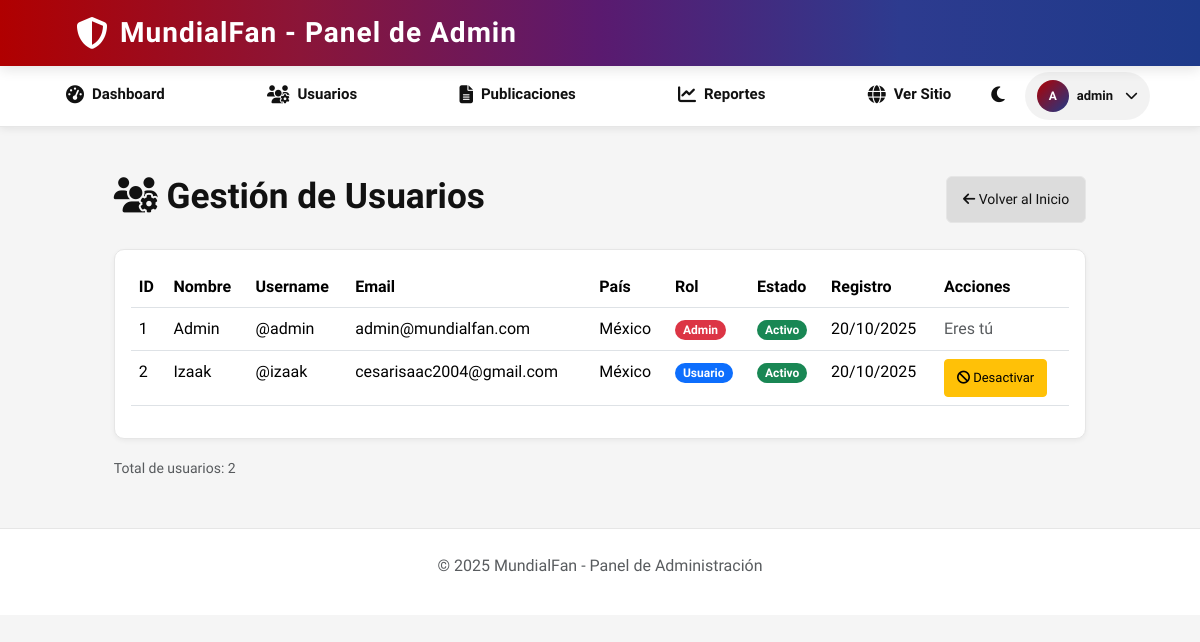
Page /admin/usuarios (signed in) on the committed database.
### tables this page shows
CREATE TABLE users (
    idUsuario INT PRIMARY KEY AUTO_INCREMENT,
    Nombre VARCHAR(100) NOT NULL,
    email VARCHAR(100) UNIQUE NOT NULL,
    username VARCHAR(50) UNIQUE NOT NULL,
    contrasena VARCHAR(255) NOT NULL,
    rol ENUM('usuario', 'admin') DEFAULT 'usuario',
    fechaNacimiento DATE,
    genero VARCHAR(20),
    ciudad VARCHAR(100),
    pais VARCHAR(100),
    fotoPerfil VARCHAR(255),
    biografia TEXT,
    estado ENUM('activo', 'inactivo', 'suspendido') DEFAULT 'activo',
    fechaRegistro TIMESTAMP DEFAULT CURRENT_TIMESTAMP,
    ultimaActividad TIMESTAMP DEFAULT CURRENT_TIMESTAMP ON UPDATE CURRENT_TIMESTAMP
);

### Core/functions.php (called while the page is built, shortened)
<?php
function base_path($path): string
{
    return BASE_PATH . $path;
}
function view($path, $attributes = [])
{
    extract($attributes);
    require base_path('front/') . $path;
}

### Controles/Api/AdminController.php (called while the page is built, shortened)
<?php
class AdminController
{
    protected $userModel;
    public function __construct()
    {
        $this->userModel = new User();
    }
    public function users()
    {
        $usuarios = $this->userModel->all(100);
        return view('admin/usuarios.php', ['usuarios' => $usuarios]);
    }
}

### public/index.php (called while the page is built, shortened)
<?php
require BASE_PATH.'Core/functions.php';
spl_autoload_register(function ($class) {
    $class = str_replace('\\', DIRECTORY_SEPARATOR, $class);
});
require base_path('bootstrap.php');
$router = new \Core\Router();
$uri = parse_url($_SERVER['REQUEST_URI'])['path'];
$method = $_POST['_method'] ?? $_SERVER['REQUEST_METHOD'];
$router->route($uri, $method);

### Core/Database.php (called while the page is built, shortened)
<?php
class Database
{
    public $connection;
    public $statement;
    public function __construct($config, $username = 'root', $password = '')
    {
        $dsn = 'mysql:' . http_build_query($config, '', ';');
        $this->connection = new PDO($dsn, $username, $password, [
            PDO::ATTR_DEFAULT_FETCH_MODE => PDO::FETCH_ASSOC
        ]);
    }
 public function query($query, $params = [])
    {
        $this->statement = $this->connection->prepare($query);
        if (!empty($params)) {
            $i = 1;
            foreach ($params as $value) {
                $type = PDO::PARAM_STR;
                if (is_int($value)) {
                    $type = PDO::PARAM_INT;
                }
                $this->statement->bindValue($i, $value, $type);
                $i++;
            }
        }
        $this->statement->execute();
        return $this;
    }
    public function get()
    {
        return $this->statement->fetchAll();
    }
}

### Controles/Models/User.php (called while the page is built, shortened)
<?php
class User
{
    protected $db;
    public function __construct()
    {
        $this->db = App::resolve('Core\Database');
    }
    public function all($limit = 10, $offset = 0)
    {
        $limit = (int) $limit;
        $offset = (int) $offset;
        return $this->db->query(
            'SELECT * FROM users ORDER BY fechaRegistro DESC LIMIT ? OFFSET ?',
            [$limit, $offset]
        )->get();
    }
}

### Core/App.php (called while the page is built, shortened)
<?php
class App
{
    protected static $container;
    public static function setContainer($container)
    {
        static::$container = $container;
    }
    public static function container()
    {
        return static::$container;
    }
    public static function resolve($key)
    {
        return static::container()->resolve($key);
    }
}

### Core/Container.php (called while the page is built, shortened)
<?php
class Container
{
    protected $bindings = [];
    public function bind($key, $resolver)
    {
        $this->bindings[$key] = $resolver;
    }
    public function resolve($key)
    {
        $resolver = $this->bindings[$key];
        return call_user_func($resolver);
    }
}

### config.php (called while the page is built)
<?php
$url = getenv('MYSQL_URL') ?: getenv('DATABASE_URL');
if ($url === false) {
    return [
        'database' => [
            'host' => 'localhost',
            'port' => 3306,
            'user' => 'root',
            'password' => 'root',
            'dbname' => 'railway',
            'charset' => 'utf8mb4'
        ]
    ];
}
$parts = parse_url($url);
return [
    'database' => [
        'host' => $parts['host'],
        'port' => $parts['port'] ?? 3306,
        'user' => $parts['user'],
        'password' => $parts['pass'],
        'dbname' => ltrim($parts['path'], '/'),
        'charset' => 'utf8mb4'
    ]
];

### bootstrap.php (called while the page is built, shortened)
<?php
$container = new Container();
$container->bind('Core\Database', function () {
    $config = require base_path('config.php');
    return new Database($config['database'],$config['database']['user'],$config['database']['password']);
});

### front/admin/usuarios.php (the view, shortened to what this page needs)
<?php require 'partials/header.php'; ?>
<div class="contenedor mt-5">
    <div class="d-flex justify-content-between align-items-center mb-4">
        <h2><i class="fas fa-users-cog"></i> Gestión de Usuarios</h2>
        <a href="/" class="btn btn-secondary">
            <i class="fas fa-arrow-left"></i> Volver al Inicio
        </a>
    </div>
    <div class="card">
        <div class="card-body">
            <div class="table-responsive">
                <table class="table table-hover">
                    <thead>
                        <tr>
                            <th>ID</th>
                            <th>Nombre</th>
                            <th>Username</th>
                            <th>Email</th>
                            <th>País</th>
                            <th>Rol</th>
                            <th>Estado</th>
                            <th>Registro</th>
                            <th>Acciones</th>
                        </tr>
                    </thead>
                    <tbody>
                        <?php foreach ($usuarios as $usuario): ?>
                        <tr>
                            <td><?php echo $usuario['idUsuario']; ?></td>
                            <td><?php echo htmlspecialchars($usuario['Nombre']); ?></td>
                            <td>@<?php echo htmlspecialchars($usuario['username']); ?></td>
                            <td><?php echo htmlspecialchars($usuario['email']); ?></td>
                            <td><?php echo htmlspecialchars($usuario['pais'] ?? 'N/A'); ?></td>
                            <td>
                                <span class="badge bg-<?php echo $usuario['rol'] === 'admin' ? 'danger' : 'primary'; ?>">
                                    <?php echo ucfirst($usuario['rol']); ?>
                                </span>
                            </td>
                            <td>
                                <span class="badge bg-<?php echo $usuario['estado'] === 'activo' ? 'success' : 'secondary'; ?>">
                                    <?php echo ucfirst($usuario['estado']); ?>
                                </span>
                            </td>
                            <td><?php echo date('d/m/Y', strtotime($usuario['fechaRegistro'])); ?></td>
                            <td>
                                <?php if ($usuario['idUsuario'] !== $_SESSION['user']['idUsuario']): ?>
                                    <?php if ($usuario['estado'] === 'activo'): ?>
                                        <form method="POST" action="/admin/usuario/<?php echo $usuario['idUsuario']; ?>/baja" style="display:inline;">
                                            <button type="submit" class="btn btn-sm btn-warning" onclick="return confirm('¿Desactivar este usuario?')">
                                                <i class="fas fa-ban"></i> Desactivar
                                            </button>
                                        </form>
                                    <?php endif; ?>
                                <?php else: ?>
                                    <span class="text-muted">Eres tú</span>
                                <?php endif; ?>
                            </td>
                        </tr>
                        <?php endforeach; ?>
                    </tbody>
                </table>
            </div>
        </div>
    </div>
    <div class="mt-3 text-muted">
        <small>Total de usuarios: <?php echo count($usuarios); ?></small>
    </div>
</div>
<?php require 'partials/footer.php'; ?>

### Core/Router.php (shortened to what this page needs)
<?php
class Router
{
    protected $routes = [];
    public function add($method, $uri, $controles)
    {
        $this->routes[] = [
            'uri' => $uri,
            'controles' => $controles,
            'method' => $method,
            'middleware' => null
        ];
        return $this;
    }
    public function only($key)
    {
        $this->routes[array_key_last($this->routes)]['middleware'] = $key;
        return $this;
    }
public function route($uri, $method)
    {
        foreach ($this->routes as $route) {
            if ($route['method'] !== strtoupper($method)) {
                continue;
            }
            $regexUri = preg_replace('/\{([a-zA-Z0-9_]+)\}/', '(?P<$1>[^/]+)', $route['uri']);
            $regexPattern = '~^' . $regexUri . '$~';
            if (preg_match($regexPattern, $uri, $matches)) {
                $params = [];
                if (str_contains($route['controles'], '@')) {
                    [$controllerPath, $methodName] = explode('@', $route['controles']);
                    $controller = new $controllerClass;
                    return $controller->$methodName($params);
                } else {
                    return require base_path($route['controles']);
                }
            }
        }
    }
}

### front/admin/partials/header.php (shortened to what this page needs)
<?php
$isLoggedIn = isset($_SESSION['user']);
$user = $isLoggedIn ? $_SESSION['user'] : null;
?>
<!DOCTYPE html>
<html lang="es">
<head>
  <link rel="stylesheet" href="https://cdn.jsdelivr.net/npm/bootstrap@5.3.3/dist/css/bootstrap.min.css">
  <link rel="stylesheet" href="https://cdnjs.cloudflare.com/ajax/libs/font-awesome/6.4.0/css/all.min.css">
  <link rel="stylesheet" href="/css/styles.css?v=1.0.13">
</head>
<body>
  <header>
    <div class="header-contenido contenedor">
      <a href="/admin/dashboard" class="logo">
        <i class="fas fa-shield-halved"></i>
        <h1>MundialFan - Panel de Admin</h1>
      </a>
    </div>
  </header>
  <nav>
    <div class="nav-wrap">
      <ul class="navbar" id="navbar-menu">
        <li><a href="/admin/dashboard"><i class="fas fa-tachometer-alt"></i> <span>Dashboard</span></a></li>
        <li><a href="/admin/usuarios"><i class="fas fa-users-cog"></i> <span>Usuarios</span></a></li>
        <li><a href="/admin/publicaciones"><i class="fas fa-file-alt"></i> <span>Publicaciones</span></a></li>
        <li><a href="/admin/reportes"><i class="fas fa-chart-line"></i> <span>Reportes</span></a></li>
        <li><a href="/"><i class="fas fa-globe"></i> <span>Ver Sitio</span></a></li>
      </ul>
      <div class="auth-buttons">
        <button id="toggle-mode-header" class="toggle-btn" aria-label="Cambiar modo">
          <i class="fas fa-moon"></i>
        </button>
        <?php if ($isLoggedIn && $user): ?>
          <div class="dropdown">
            <button
              class="btn btn-sm user-profile"
              type="button"
              id="adminDropdown"
              data-bs-toggle="dropdown"
              aria-expanded="false"
            >
              <div class="user-avatar" style="background-color: #c0392b;">
                <?php echo strtoupper(substr($user['username'] ?? 'A', 0, 1)); ?>
              </div>
              <span class="d-none d-md-inline"><?php echo htmlspecialchars($user['username'] ?? 'Admin'); ?></span>
              <i class="fas fa-chevron-down ms-1"></i>
            </button>
          </div>
        <?php endif; ?>
      </div>
    </div>
  </nav>
  <main class="admin-container container mt-4">

### front/admin/partials/footer.php (shortened to what this page needs)
  </main> <footer class="admin-footer mt-5 text-center text-muted">
    <p>&copy; <?= date('Y') ?> MundialFan - Panel de Administración</p>
  </footer>
</body>
</html>

### public/css/styles.css (style rules this page uses)
.text-center { text-align: center; }
.mt-3 { margin-top: var(--spacing-lg); }
.mt-4 { margin-top: var(--spacing-xl); }
.mt-5 { margin-top: var(--spacing-2xl); }
.mb-4 { margin-bottom: var(--spacing-xl); }
.badge { display: inline-block; padding: var(--spacing-xs) var(--spacing-sm); border-radius: var(--radius-full); font-size: var(--text-xs); font-weight: var(--font-weight-bold); }
nav .nav-wrap .toggle-btn i { transition: color var(--transition-normal); color: var(--text); }
body:not(.dark-mode) .toggle-btn i { color: var(--text) !important; }

### public/css/base/variables.css (style rules this page uses)
:root { --bg: #f5f5f5; --text: #111; --nav: #ffffff; --surface: #ffffff; --card: #ffffff; --border: #e6e6e6; --hero-overlay: rgba(0, 0, 0, 0.35); --btn: #b00000; --btn-hover: #d21919; --secondary-btn: #FF9900; --secondary-btn-hover: #F29200; --gradient-primary: linear-gradient(90deg, #b00000 0%, #8b1538 25%, #5a1a6f 50%, #2d3b8f 75%, #1e3a8a 100%); --gradient-secondary: linear-gradient(135deg, #667eea 0%, #764ba2 100%); --gradient-user: linear-gradient(135deg, #b00000 0%, #1e3a8a 100%); --primary-red: #b00000; --primary-blue: #1e3a8a; --spacing-xs: 4px; --spacing-sm: 8px; --spacing-md: 12px; --spacing-lg: 16px; --spacing-xl: 20px; --spacing-2xl: 24px; --spacing-3xl: 32px; --spacing-4xl: 48px; --radius-sm: 4px; --radius-md: 6px; --radius-lg: 8px; --radius-xl: 10px; --radius-2xl: 12px; --radius-full: 999px; --shadow-sm: 0 2px 5px rgba(0, 0, 0, 0.05); --shadow-md: 0 2px 8px rgba(0, 0, 0, 0.08); --shadow-lg: 0 4px 12px rgba(0, 0, 0, 0.1); --shadow-xl: 0 10px 40px rgba(0, 0, 0, 0.2); --transition-fast: 0.2s ease; --transition-normal: 0.3s ease; --transition-slow: 0.5s ease; --font-family: 'Oswald', Arial, Helvetica, sans-serif; --font-weight-normal: 400; --font-weight-semibold: 600; --font-weight-bold: 700; --text-xs: 12px; --text-sm: 13px; --text-base: 14px; --text-lg: 16px; --text-xl: 18px; --text-2xl: 20px; --text-3xl: 24px; --text-4xl: 28px; }

### public/css/layout/container.css (style rules this page uses)
.contenedor { width: 90%; max-width: 1200px; margin: 0 auto; padding: 0 var(--spacing-lg); }

### public/css/layout/header.css (style rules this page uses)
header { background: var(--gradient-primary); padding: var(--spacing-lg) 0; box-shadow: var(--shadow-lg); position: sticky; top: 0; z-index: 100; }
.header-contenido { display: flex; justify-content: space-between; align-items: center; }
.logo { display: flex; align-items: center; gap: var(--spacing-md); color: white; text-decoration: none; cursor: pointer; transition: transform var(--transition-fast); }
.logo i { font-size: 32px; transition: transform var(--transition-fast); }
.logo h1 { font-family: var(--font-family); font-size: 28px; font-weight: var(--font-weight-bold); margin: 0; letter-spacing: 1px; color: white; }

### public/css/layout/footer.css (style rules this page uses)
footer { background: var(--nav); color: var(--text); transition: background var(--transition-normal), color var(--transition-normal); padding: var(--spacing-2xl) var(--spacing-lg); border-top: 1px solid var(--border); }

### public/css/components/buttons.css (style rules this page uses)
button { font-family: var(--font-family); cursor: pointer; transition: all var(--transition-normal); border: none; border-radius: var(--radius-md); font-weight: var(--font-weight-semibold); }
.btn-secondary { background: rgba(0, 0, 0, 0.1); color: var(--text); padding: var(--spacing-md) var(--spacing-lg); font-size: var(--text-base); border: 1px solid var(--border); }
.btn-sm { padding: var(--spacing-sm) var(--spacing-md); font-size: var(--text-sm); }

### public/css/components/cards.css (style rules this page uses)
.card { background: var(--card); border: 1px solid var(--border); border-radius: var(--radius-xl); overflow: hidden; transition: all var(--transition-normal); box-shadow: var(--shadow-sm); }

### rows in the picture
users: username "A", username "admin", idUsuario "1", Nombre "Admin", email "admin@mundialfan.com", pais "México", rol "Admin", estado "Activo", fechaRegistro "20/10/2025", shows "Eres tú", count($usuarios) "2"
users: idUsuario "2", Nombre "Izaak", username "izaak", email "cesarisaac2004@gmail.com", pais "México", rol "Usuario", estado "Activo", fechaRegistro "20/10/2025"
